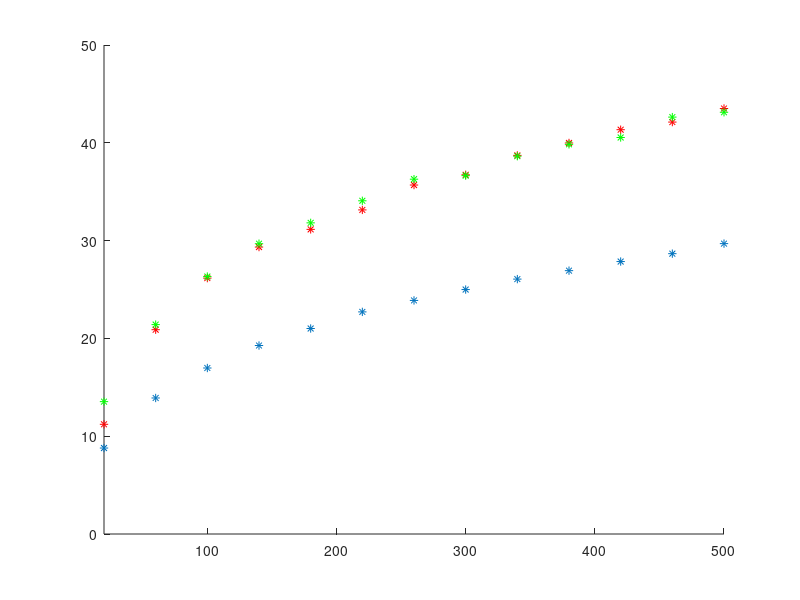

The MATLAB script that drew this image:
clear
clc
k=10;
n=10^3;
P=10;
Rh=100;
v=3.8;
vr=(10^(8/10))^2;
meen=2.4;
mu=log(meen^2/sqrt(vr+meen^2));
sig=sqrt(log(vr/(meen^2)+1));
m=20:40:500
%..................mrC 
for l=1:length(m)
    M=m(l);
for N=1:n
    z=lognrnd(mu,sig,k,1);
Rk=unifrnd(100,925,k,1);
 B=z./((Rk./100).^v);
 D=diag(B);
H=sqrt(.5)*(randn(M,k)+1i*randn(M,k));
G=H*sqrt(D);
 A=G;
  A_G=G'*A;
  absA_G=abs((A_G).*conj(A_G));
  %
  num=P*(diag(absA_G)).';
  den=P*sum(absA_G)-num+sum(A.*conj(A));
   x(N,:)=num./den;
end 
c=sum(log2(1+x))/n;
Rp(l)=sum(c);
end 
hold on
plot(m,Rp,'*')
axis([min(m) max(m) 0 50])
%.........................ZF
for l=1:length(m)
    M=m(l);
for N=1:n
    z=lognrnd(mu,sig,k,1);
Rk=unifrnd(100,925,k,1);
 B=z./((Rk./100).^v);
 D=diag(B);
H=sqrt(.5)*(randn(M,k)+1i*randn(M,k));
G=H*sqrt(D);
 A=G*inv(G'*G);
  A_G=G'*A;
  absA_G=abs((A_G).*conj(A_G));
  %
  num=P*(diag(absA_G)).';
  den=P*sum(absA_G)-num+sum(A.*conj(A));
   x(N,:)=num./den;
end 
c=sum(log2(1+x))/n;
Rp(l)=sum(c);
end 
hold on
plot(m,Rp,'r*')
axis([min(m) max(m) 0 50])
%........................mmse
for l=1:length(m)
    M=m(l);
for N=1:n
    z=lognrnd(mu,sig,k,1);
Rk=unifrnd(100,925,k,1);
 B=z./((Rk./100).^v);
 D=diag(B);
H=sqrt(.5)*(randn(M,k)+1i*randn(M,k));
G=H*sqrt(D);
 A=G*inv(G'*G+eye(k)./P);
  A_G=G'*A;
  absA_G=abs((A_G).*conj(A_G));
  %
  num=P*(diag(absA_G)).';
  den=P*sum(absA_G)-num+sum(A.*conj(A));
   x(N,:)=num./den;
end 
c=sum(log2(1+x))/n;
Rp(l)=sum(c);
end 
hold on
plot(m,Rp,'g*')
axis([min(m) max(m) 0 50])